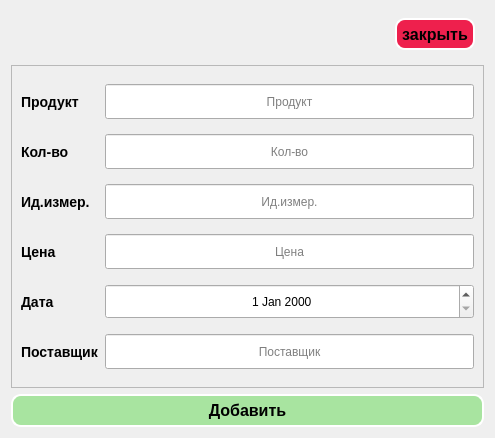
<?xml version="1.0" encoding="UTF-8"?>
<ui version="4.0">
 <class>dialogPrihod</class>
 <widget class="QWidget" name="dialogPrihod">
  <property name="geometry">
   <rect>
    <x>0</x>
    <y>0</y>
    <width>495</width>
    <height>438</height>
   </rect>
  </property>
  <property name="maximumSize">
   <size>
    <width>600</width>
    <height>600</height>
   </size>
  </property>
  <property name="windowTitle">
   <string>Form</string>
  </property>
  <layout class="QVBoxLayout" name="verticalLayout">
   <property name="topMargin">
    <number>9</number>
   </property>
   <item>
    <widget class="QFrame" name="F_head">
     <property name="maximumSize">
      <size>
       <width>16777215</width>
       <height>50</height>
      </size>
     </property>
     <property name="styleSheet">
      <string notr="true">border:none;</string>
     </property>
     <property name="frameShape">
      <enum>QFrame::StyledPanel</enum>
     </property>
     <property name="frameShadow">
      <enum>QFrame::Raised</enum>
     </property>
     <layout class="QHBoxLayout" name="horizontalLayout">
      <property name="topMargin">
       <number>9</number>
      </property>
      <item>
       <spacer name="horizontalSpacer">
        <property name="orientation">
         <enum>Qt::Horizontal</enum>
        </property>
        <property name="sizeHint" stdset="0">
         <size>
          <width>366</width>
          <height>20</height>
         </size>
        </property>
       </spacer>
      </item>
      <item>
       <widget class="QPushButton" name="PB_closed">
        <property name="cursor">
         <cursorShape>PointingHandCursor</cursorShape>
        </property>
        <property name="styleSheet">
         <string notr="true">border:2px solid white;
padding:  5px;
border-radius: 10px;
background: #EE204D;
color: black;
font-size: 16px;
font-weight:bold;</string>
        </property>
        <property name="text">
         <string>закрыть</string>
        </property>
       </widget>
      </item>
     </layout>
    </widget>
   </item>
   <item>
    <widget class="QFrame" name="F_main">
     <property name="frameShape">
      <enum>QFrame::StyledPanel</enum>
     </property>
     <property name="frameShadow">
      <enum>QFrame::Raised</enum>
     </property>
     <layout class="QGridLayout" name="gridLayout">
      <item row="0" column="1">
       <widget class="QLineEdit" name="LE_name">
        <property name="minimumSize">
         <size>
          <width>0</width>
          <height>35</height>
         </size>
        </property>
        <property name="text">
         <string/>
        </property>
        <property name="alignment">
         <set>Qt::AlignCenter</set>
        </property>
        <property name="placeholderText">
         <string>Продукт</string>
        </property>
       </widget>
      </item>
      <item row="4" column="1">
       <widget class="QDateEdit" name="DE_data">
        <property name="minimumSize">
         <size>
          <width>0</width>
          <height>35</height>
         </size>
        </property>
        <property name="alignment">
         <set>Qt::AlignCenter</set>
        </property>
       </widget>
      </item>
      <item row="0" column="0">
       <widget class="QLabel" name="L_name">
        <property name="minimumSize">
         <size>
          <width>0</width>
          <height>35</height>
         </size>
        </property>
        <property name="styleSheet">
         <string notr="true">font-size:14px;
font-weight:bold;</string>
        </property>
        <property name="text">
         <string>Продукт</string>
        </property>
       </widget>
      </item>
      <item row="1" column="0">
       <widget class="QLabel" name="L_count">
        <property name="minimumSize">
         <size>
          <width>0</width>
          <height>35</height>
         </size>
        </property>
        <property name="styleSheet">
         <string notr="true">font-size:14px;
font-weight:bold;</string>
        </property>
        <property name="text">
         <string>Кол-во</string>
        </property>
       </widget>
      </item>
      <item row="3" column="0">
       <widget class="QLabel" name="L_price">
        <property name="minimumSize">
         <size>
          <width>0</width>
          <height>35</height>
         </size>
        </property>
        <property name="styleSheet">
         <string notr="true">font-size:14px;
font-weight:bold;</string>
        </property>
        <property name="text">
         <string>Цена</string>
        </property>
       </widget>
      </item>
      <item row="5" column="0">
       <widget class="QLabel" name="L_suplier">
        <property name="minimumSize">
         <size>
          <width>0</width>
          <height>35</height>
         </size>
        </property>
        <property name="styleSheet">
         <string notr="true">font-size:14px;
font-weight:bold;</string>
        </property>
        <property name="text">
         <string>Поставщик</string>
        </property>
       </widget>
      </item>
      <item row="5" column="1">
       <widget class="QLineEdit" name="LE_suplier">
        <property name="minimumSize">
         <size>
          <width>0</width>
          <height>35</height>
         </size>
        </property>
        <property name="alignment">
         <set>Qt::AlignCenter</set>
        </property>
        <property name="placeholderText">
         <string>Поставщик</string>
        </property>
       </widget>
      </item>
      <item row="2" column="0">
       <widget class="QLabel" name="l_unit">
        <property name="minimumSize">
         <size>
          <width>0</width>
          <height>35</height>
         </size>
        </property>
        <property name="styleSheet">
         <string notr="true">font-size:14px;
font-weight:bold;</string>
        </property>
        <property name="text">
         <string>Ид.измер.</string>
        </property>
       </widget>
      </item>
      <item row="1" column="1">
       <widget class="QLineEdit" name="LE_count">
        <property name="minimumSize">
         <size>
          <width>0</width>
          <height>35</height>
         </size>
        </property>
        <property name="alignment">
         <set>Qt::AlignCenter</set>
        </property>
        <property name="placeholderText">
         <string>Кол-во</string>
        </property>
       </widget>
      </item>
      <item row="4" column="0">
       <widget class="QLabel" name="L_data">
        <property name="minimumSize">
         <size>
          <width>0</width>
          <height>35</height>
         </size>
        </property>
        <property name="styleSheet">
         <string notr="true">font-size:14px;
font-weight:bold;</string>
        </property>
        <property name="text">
         <string>Дата</string>
        </property>
       </widget>
      </item>
      <item row="2" column="1">
       <widget class="QLineEdit" name="LE_unit">
        <property name="minimumSize">
         <size>
          <width>0</width>
          <height>35</height>
         </size>
        </property>
        <property name="alignment">
         <set>Qt::AlignCenter</set>
        </property>
        <property name="placeholderText">
         <string>Ид.измер.</string>
        </property>
       </widget>
      </item>
      <item row="3" column="1">
       <widget class="QLineEdit" name="LE_price">
        <property name="minimumSize">
         <size>
          <width>0</width>
          <height>35</height>
         </size>
        </property>
        <property name="alignment">
         <set>Qt::AlignCenter</set>
        </property>
        <property name="placeholderText">
         <string>Цена</string>
        </property>
       </widget>
      </item>
     </layout>
    </widget>
   </item>
   <item>
    <widget class="QPushButton" name="PB_add">
     <property name="cursor">
      <cursorShape>PointingHandCursor</cursorShape>
     </property>
     <property name="styleSheet">
      <string notr="true">border:2px solid white;
padding:  5px;
border-radius: 10px;
background: #A8E4A0;
color: black;
font-size: 16px;
font-weight:bold;</string>
     </property>
     <property name="text">
      <string>Добавить</string>
     </property>
    </widget>
   </item>
  </layout>
 </widget>
 <resources/>
 <connections/>
</ui>
